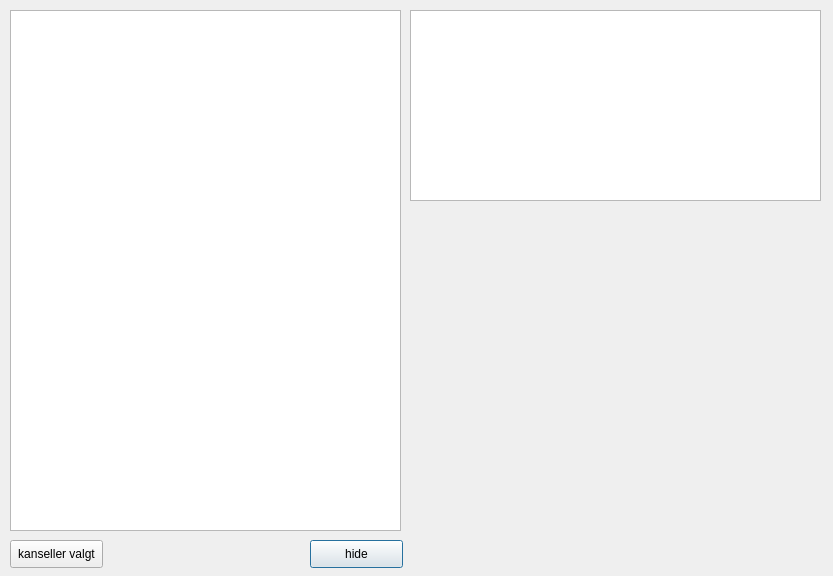
<?xml version="1.0" encoding="UTF-8"?>
<ui version="4.0">
 <class>windowProgress</class>
 <widget class="QDialog" name="windowProgress">
  <property name="geometry">
   <rect>
    <x>0</x>
    <y>0</y>
    <width>833</width>
    <height>576</height>
   </rect>
  </property>
  <property name="windowTitle">
   <string>Endringsset Status</string>
  </property>
  <widget class="QPushButton" name="hideBtn">
   <property name="geometry">
    <rect>
     <x>310</x>
     <y>540</y>
     <width>93</width>
     <height>28</height>
    </rect>
   </property>
   <property name="text">
    <string>hide</string>
   </property>
  </widget>
  <widget class="QTableWidget" name="tableProgress">
   <property name="geometry">
    <rect>
     <x>10</x>
     <y>10</y>
     <width>391</width>
     <height>521</height>
    </rect>
   </property>
  </widget>
  <widget class="QPushButton" name="cancelBtn">
   <property name="geometry">
    <rect>
     <x>10</x>
     <y>540</y>
     <width>93</width>
     <height>28</height>
    </rect>
   </property>
   <property name="text">
    <string>kanseller valgt</string>
   </property>
  </widget>
  <widget class="QTextEdit" name="statusText">
   <property name="geometry">
    <rect>
     <x>410</x>
     <y>10</y>
     <width>411</width>
     <height>191</height>
    </rect>
   </property>
  </widget>
 </widget>
 <resources/>
 <connections/>
</ui>
